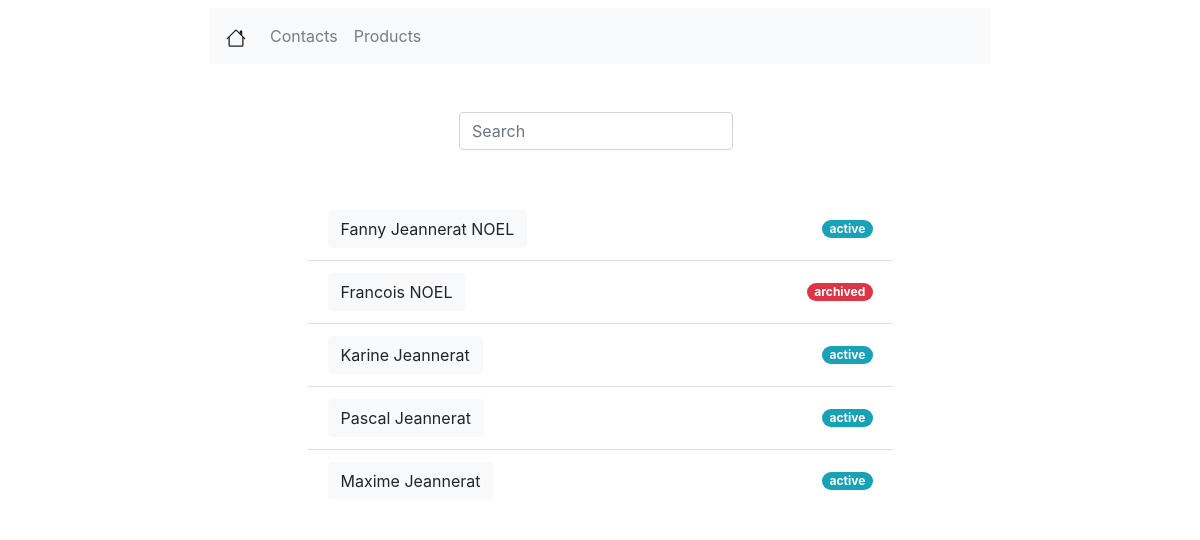
/contacts/, run on the app's committed database.
### contacts/models.py (models this page shows)
class Contact(models.Model):
    title = models.CharField(verbose_name="titre", max_length=50, null=True)
    lang = models.CharField(verbose_name="Langue maternelle", max_length=80, null=True, blank=True)
    name = models.CharField(verbose_name='Nom et prénom du contact', max_length=200, null=True)
    age = models.IntegerField(verbose_name='Age', default=0, null=True)
    street = models.CharField(verbose_name="Addresse", max_length=100, null=True)
    region_zip = models.IntegerField(verbose_name="Code postale", null=True)
    city = models.CharField(verbose_name="Ville", max_length=200, null=True)
    country = models.CharField(verbose_name="Pays", max_length=100, null=True)
    phone = PhoneNumberField(null=True)
    mobile = PhoneNumberField(null=True)
    email = models.EmailField(verbose_name="E-mail", max_length=254, null=True)
    state = models.CharField(verbose_name="Etat", max_length=20, null=True)

### contacts/views.py (the view)
# urls.py: path('', views.IndexView.as_view(), name='contacts'),
class IndexView(generic.ListView):
    template_name = 'contacts/contacts_listview.html'
    context_object_name = 'contacts_list'
    def get_queryset(self):
        return Contact.objects.all()

### contacts/templates/contacts/contacts_listview.html
{% extends 'viewlist/viewlist.html' %}
{% block viewlist %}
    <div class="row mx-auto mt-5 justify-content-center">
        <form class="form-inline">
            <input class="form-control mr-sm-2" type="search" placeholder="Search" aria-label="Search">
        </form>
    </div>
    <div class="row mx-auto mt-5 justify-content-center">
        {% if contacts_list %}
            <ul class="list-group list-group-flush w-50">
                {% for contact in contacts_list %}
                    <li class="list-group-item d-flex justify-content-between align-items-center">
                        <a class="btn btn-light" href="{% url 'contact_detail' contact.id %}"
                           role="button">{{ contact.name }}</a>
                        {% if contact.state == 'active' %}
                            <span class="badge badge-info badge-pill">{{ contact.state }}</span>
                        {% endif %}
                        {% if contact.state == 'archived' %}
                            <span class="badge badge-danger badge-pill">{{ contact.state }}</span>
                        {% endif %}
                    </li>
                {% endfor %}
            </ul>
        {% else %}
            <p>No contacts are available.</p>
        {% endif %}
    </div>
{% endblock %}

### data on the page
Contact: name "Fanny Jeannerat NOEL", state "active"
Contact: name "Francois NOEL", state "archived"
Contact: name "Karine Jeannerat", state "active"
Contact: name "Pascal Jeannerat", state "active"
Contact: name "Maxime Jeannerat", state "active"
